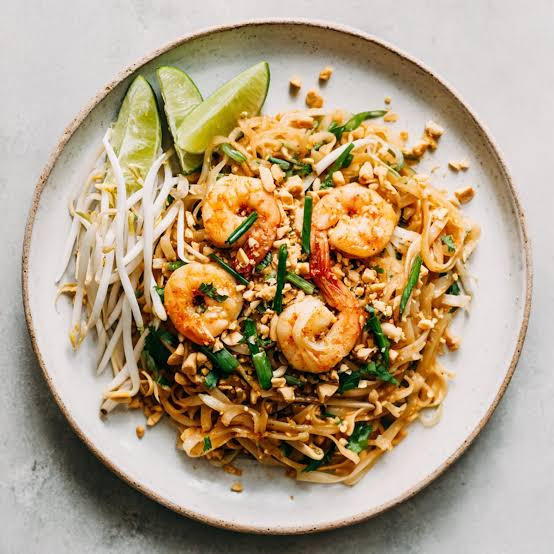
%> input picture data/test_images/img1.jpg, 554 x 554 px
$ octave --eval "result = edge_detect_canny(imread('../data/test_images/img1.jpg'));"   (GNU Octave 9; MATLAB toolbox functions it lacks are replaced by stand-ins)
%> lines starting %> are read from the running program, lines starting %| are printed output that depends on the picture; in (x1, y1, x2, y2) boxes, pixels count from 0 and x2, y2 are one past the last pixel; in counts of white or black regions, pixels touching at a corner belong together; the program's own positions count from 1
function [edge_mask, info] = edge_detect_canny(img, threshold, sigma)
% EDGE_DETECT_CANNY Detects object and food boundaries using the Canny operator.
%   [EDGE_MASK, INFO] = EDGE_DETECT_CANNY(IMG, THRESHOLD, SIGMA)
%
%   Inputs:
%       img        - Input image (RGB or Grayscale uint8/double)
%       threshold  - Sensitivity threshold [low, high] or [] for automatic (default: [])
%       sigma      - Standard deviation of Gaussian filter (default: 1.0)
%
%   Outputs:
%       edge_mask  - Logical binary edge map (1 for edge pixels, 0 for background)
%       info       - Struct containing:
%                    .threshold: Calculated or supplied [low, high] threshold
%                    .sigma: Sigma value used
%                    .edge_pixel_count: Total edge pixels detected
%
%   Part of Module 2: Edge Detection (Student 2)

    if nargin < 2
        threshold = [];
    end
    if nargin < 3 || isempty(sigma)
        sigma = 1.0;
    end

    % Convert RGB to grayscale for edge computation
    if size(img, 3) == 3
        gray_img = im2double(rgb2gray(img));
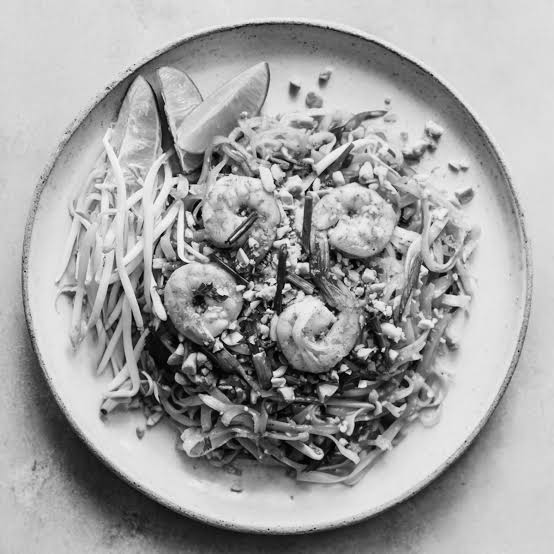
%> gray_img: size 554x554 double; min 0, max 0.992, mean 0.637
    else
        gray_img = im2double(img);
    end

    % Perform Canny Edge Detection (standard binary edge map)
    if isempty(threshold)
        [edge_mask, computed_thresh] = edge(gray_img, 'canny', [], sigma);
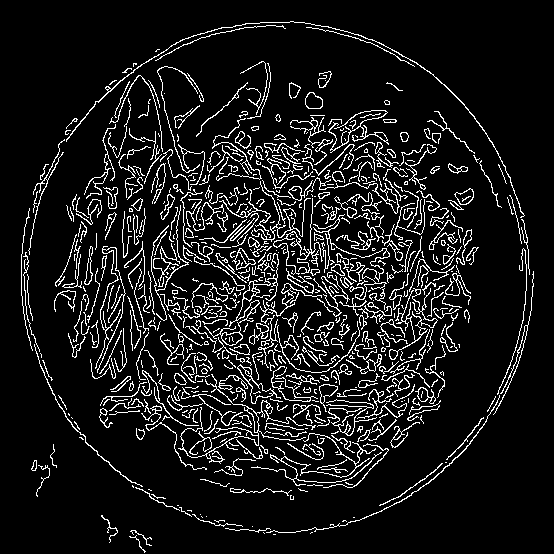
%> edge_mask: size 554x554 logical; 9.8% white in thin lines or dots, all inside (x1, y1, x2, y2) = (21, 21, 534, 553)
%> computed_thresh = [0.0836 0.209]
    else
        [edge_mask, computed_thresh] = edge(gray_img, 'canny', threshold, sigma);
    end

    % Metadata
    info = struct();
    info.threshold = computed_thresh;
%> info.threshold = [0.0836 0.209]
    info.sigma = sigma;
    info.edge_pixel_count = nnz(edge_mask);
%> info.edge_pixel_count = 30138
end

$ run again, on data/test_images/img10.jpg
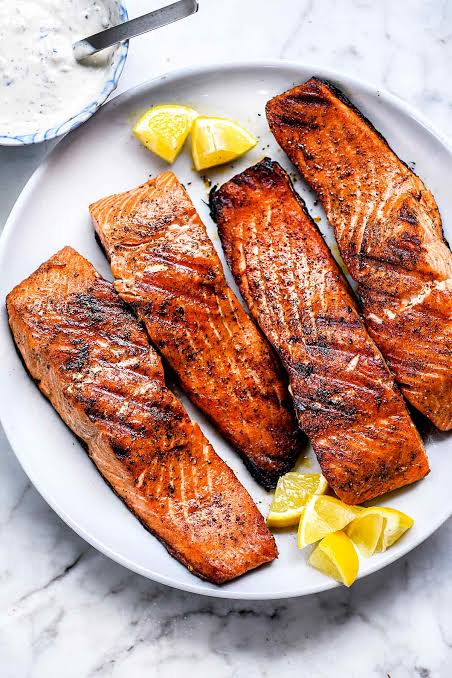
%> input picture data/test_images/img10.jpg, 452 x 678 px
%> in edge_detect_canny, `gray_img = im2double(rgb2gray(img));`:
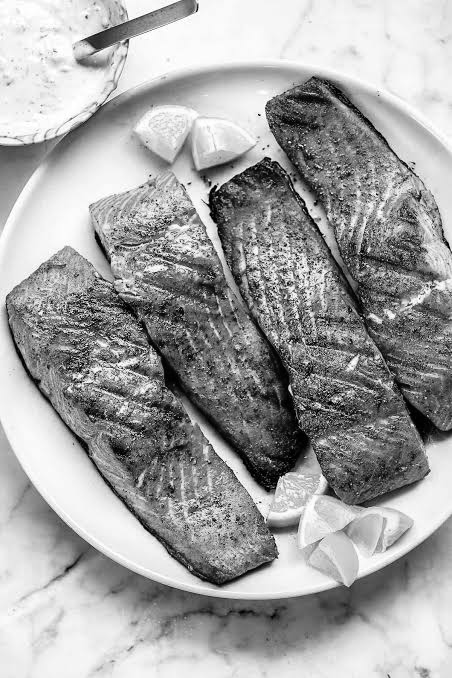
%> gray_img: size 678x452 double; min 0, max 1, mean 0.641
%> in edge_detect_canny, `[edge_mask, computed_thresh] = edge(gray_img, 'canny', [], sigma);`:
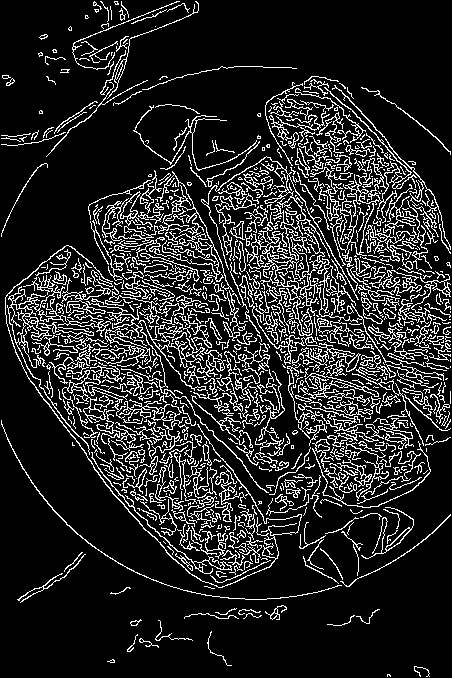
%> edge_mask: size 678x452 logical; 14.9% white in thin lines or dots
%> computed_thresh = [0.0727 0.182]
%> info.edge_pixel_count = 45808
